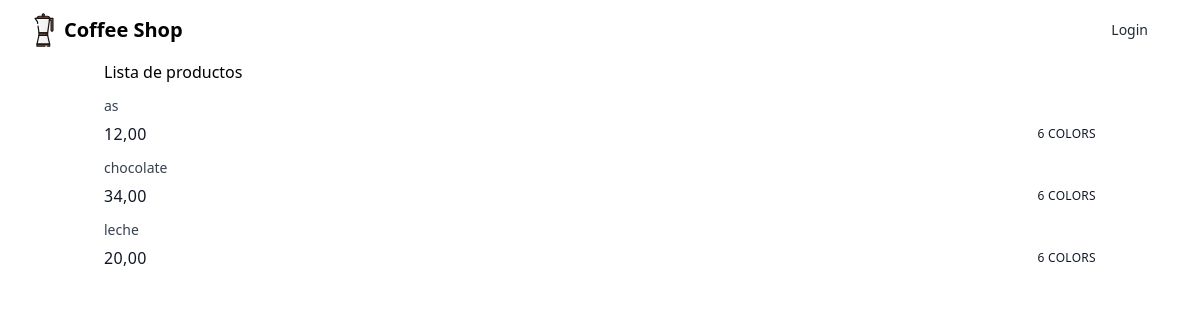
The app's page /productos/, older data.
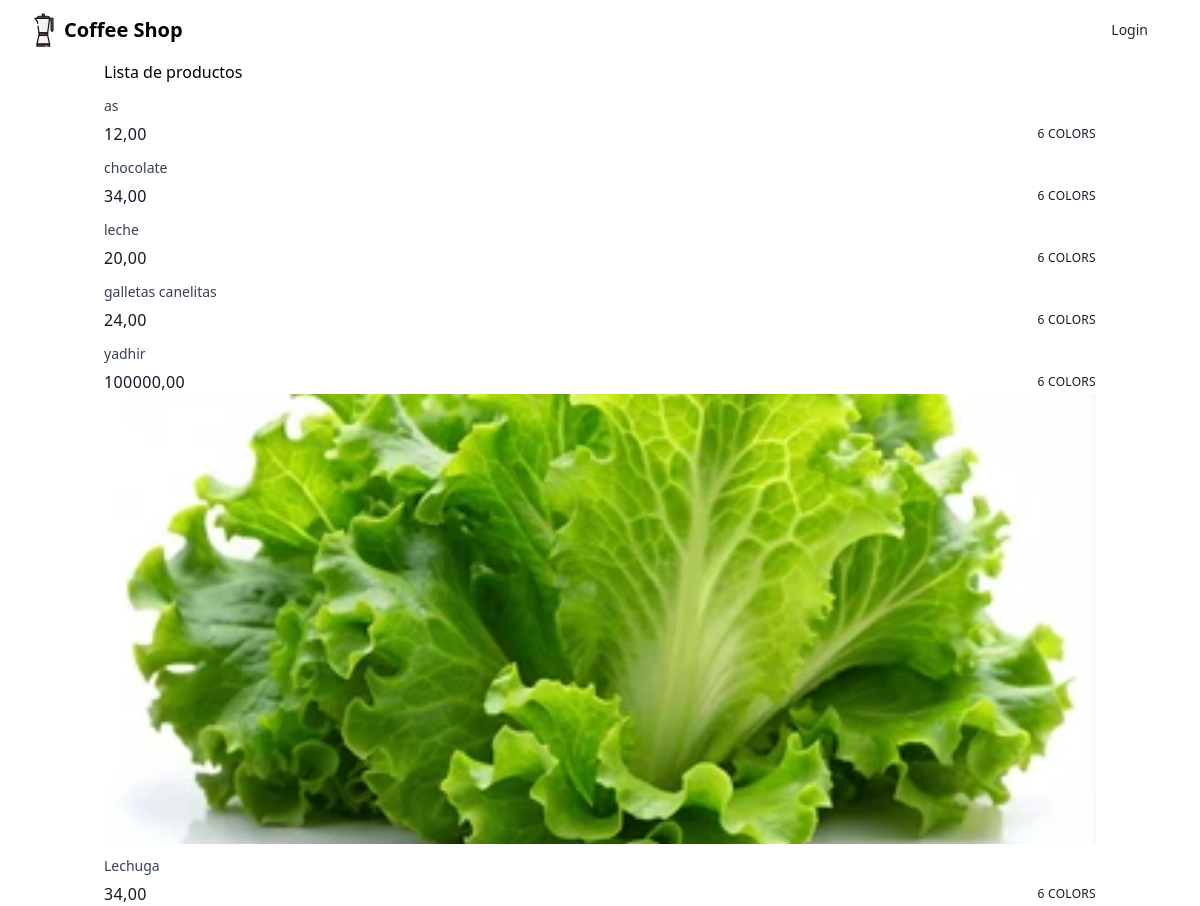
The same page, newer data.
### products/models.py (models this page shows, shortened)
class Product(models.Model):
    name = models.CharField(max_length=200, verbose_name="Nombre")
    description = models.TextField(max_length=300, verbose_name="Descripción")  # Cambié 'Description' a minúscula
    price = models.DecimalField(max_digits=10, decimal_places=2, verbose_name="Precio")  # Cambié 'Price' a minúscula
    available = models.BooleanField(default=True, verbose_name="Disponible")  # Cambié 'Available' a minúscula y true a booleano
    photo = models.ImageField(upload_to='logos', null=True, blank=True, verbose_name="Foto")  # Cambié 'Photo' a minúscula

### products/views.py (the view)
# urls.py: path('', ProductListView.as_view(), name="list-product"),
class ProductListView(generic.ListView):
    model = Product
    template_name = 'lista_productos.html'
    context_object_name = 'prodd'

### products/templates/lista_productos.html (shortened to what this page needs)
{% extends "base.html" %}
{% block content %}
<h1>Lista de productos</h1>
<ul>
    {% for product in prodd %}
        {% if product.photo %}
        <a href="#" class="group block overflow-hidden">
            <div class="relative h-[350px] sm:h-[450px]">
              <img
                src="{{product.photo.url}}"
                alt="{{product.name}}"
                class="absolute inset-0 h-full w-full object-cover opacity-100 group-hover:opacity-0"
              />
            </div>
            {% endif %}
            <div class="relative bg-white pt-3">
              <h3 class="text-sm text-gray-700 group-hover:underline group-hover:underline-offset-4">
                {{ product.name }}
              </h3>
              <div class="mt-1.5 flex items-center justify-between text-gray-900">
                <p class="tracking-wide">{{ product.price }}</p>
                <p class="text-xs uppercase tracking-wide">6 Colors</p>
              </div>
            </div>
          </a>
    {% endfor %}
</ul>
{% endblock content %}

### templates/base.html (shortened to what this page needs)
<!doctype html>
<html>
<head>
  <script src="https://cdn.tailwindcss.com"></script>
</head>
<body>
  <header>
    <nav class="bg-white border-gray-200 px-4 lg:px-6 py-2.5 dark:bg-gray-800">
        <div class="flex flex-wrap justify-between items-center mx-auto max-w-screen-xl">
            <a href="{% url "list-product" %}" class="flex items-center">
                <span class="self-center text-xl font-semibold whitespace-nowrap dark:text-white">Coffee Shop</span>
            </a>
            <div class="flex items-center lg:order-2">
                {% if user.is_authenticated %}
                <form action="{% url "logout" %}" method="post">
                    {% csrf_token %}
                    <button type="submit" class="text-gray-800 dark:text-white hover:bg-gray-50 focus:ring-4 focus:ring-gray-300 font-medium rounded-lg text-sm px-4 lg:px-5 py-2 lg:py-2.5 mr-2 dark:hover:bg-gray-700 focus:outline-none dark:focus:ring-gray-800">
                        Cerrar sesión
                    </button>
                </form>
                {% else %}
                    <a href="{% url "login" %}" class="text-gray-800 dark:text-white hover:bg-gray-50 focus:ring-4 focus:ring-gray-300 font-medium rounded-lg text-sm px-4 lg:px-5 py-2 lg:py-2.5 mr-2 dark:hover:bg-gray-700 focus:outline-none dark:focus:ring-gray-800">
                        Login
                    </a>
                {% endif %}
            </div>
        </div>
    </nav>
</header>
<div class="container mx-auto px-4">
    {% block content %}{% endblock content %}
</div>
</body>
</html>

Row changes from the older to the newer data that the page shows:
added Product: name "galletas canelitas", price "24,00"
added Product: name "yadhir", price "100000,00"
added Product: photo (picture), name "Lechuga", price "34,00"
